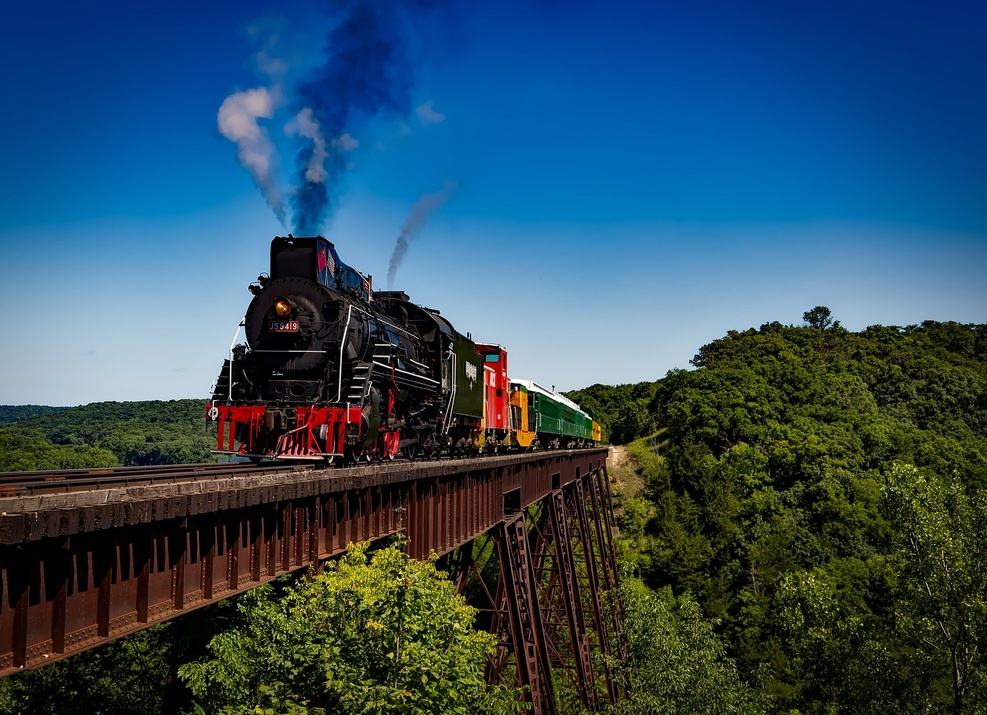
#> input picture Data/train.jpg, 987 x 715 px, shrunk from 1920 x 1392 before the run, found by its file name
$ python img4.py
#> lines starting #> are read from the running program, lines starting #| are printed output that depends on the picture
from PIL import Image
img = Image.open("data/train.jpg")
#> img is the input picture: PIL image 987x715 RGB; mean R, G, B 47.9, 77.1, 94
width, height = img.size
#> width = 987; height = 715
data = img.getdata()
R = []
G = []
B = []
for i in data:
    R.append((i[0], 0, 0))
    G.append((0, i[1], 0))
    B.append((0, 0, i[2]))
#> this loop made 705705 passes
#> i on passes 1 to 3: (0, 41, 117), (0, 41, 117), (0, 41, 117)
#> after the loop, B = 705705 items; G = 705705 items; R = 705705 items
# [5 lines of commented-out code are left out]
imgR = Image.new(mode = "RGB", size = (width, height))
#> imgR: PIL image 987x715 RGB; every value is 0
imgG = Image.new(mode = "RGB", size = (width, height))
imgB = Image.new(mode = "RGB", size = (width, height))
imgR.putdata(R)
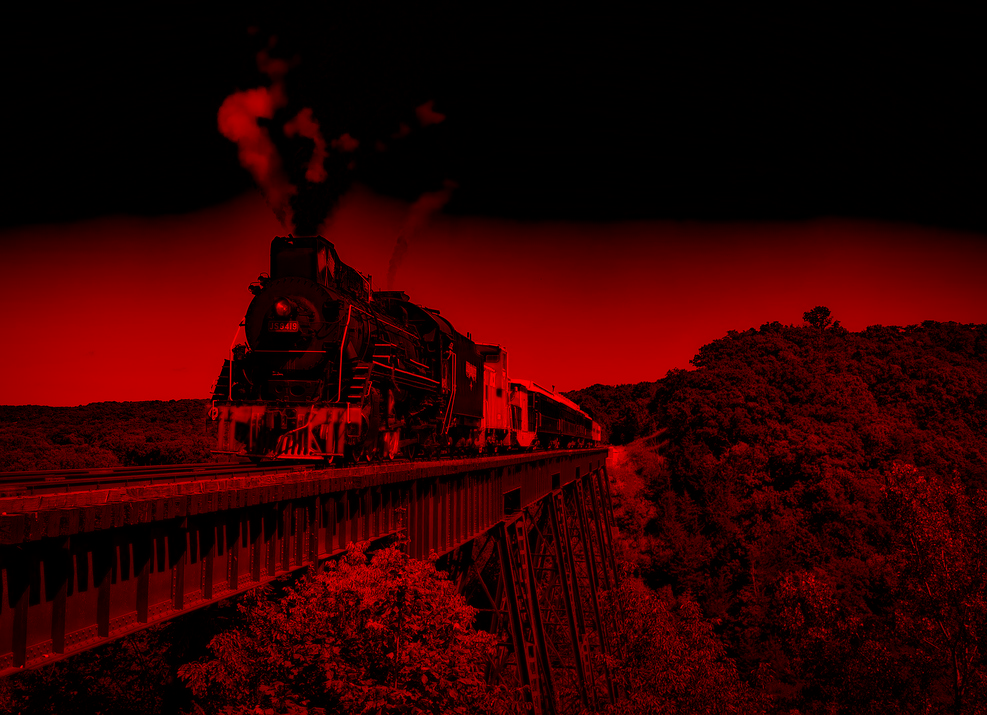
#> imgR: PIL image 987x715 RGB; mean R, G, B 47.9, 0, 0
imgG.putdata(G)
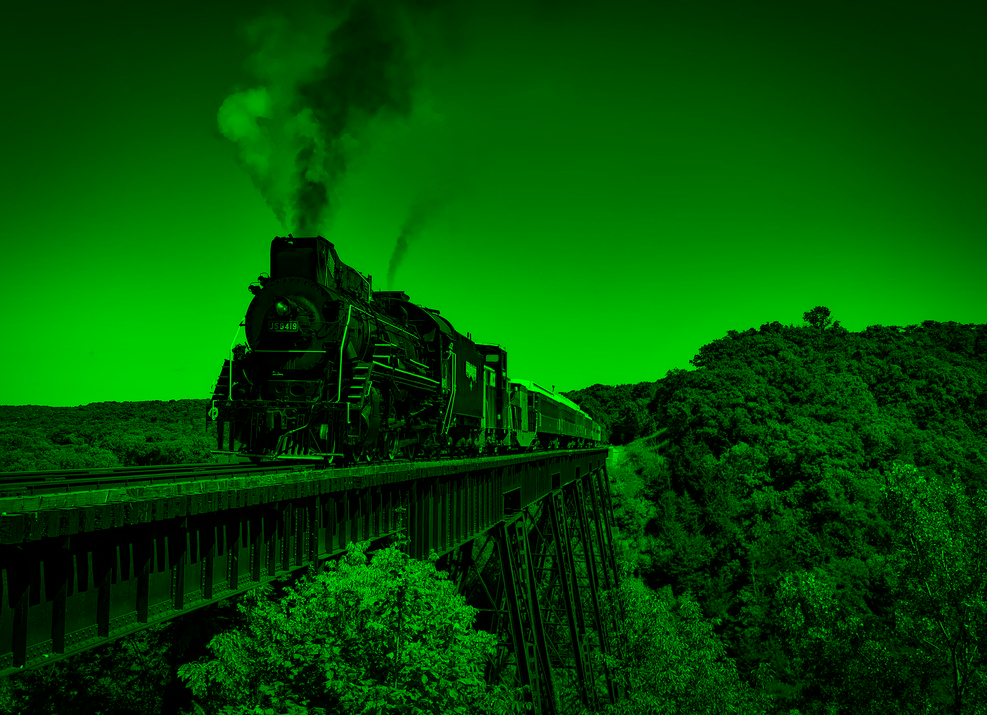
#> imgG: PIL image 987x715 RGB; mean R, G, B 0, 77.1, 0
imgB.putdata(B)
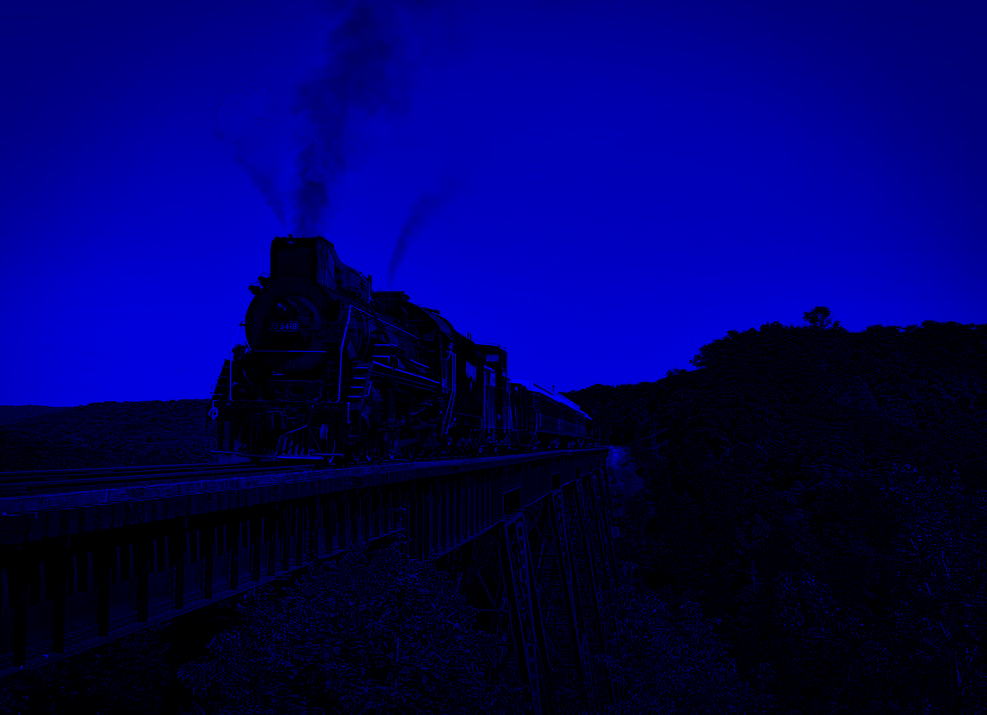
#> imgB: PIL image 987x715 RGB; mean R, G, B 0, 0, 94
imgR.show()
imgG.show()
imgB.show()

$ run again, with Data/land0.jpg copied over Data/train.jpg
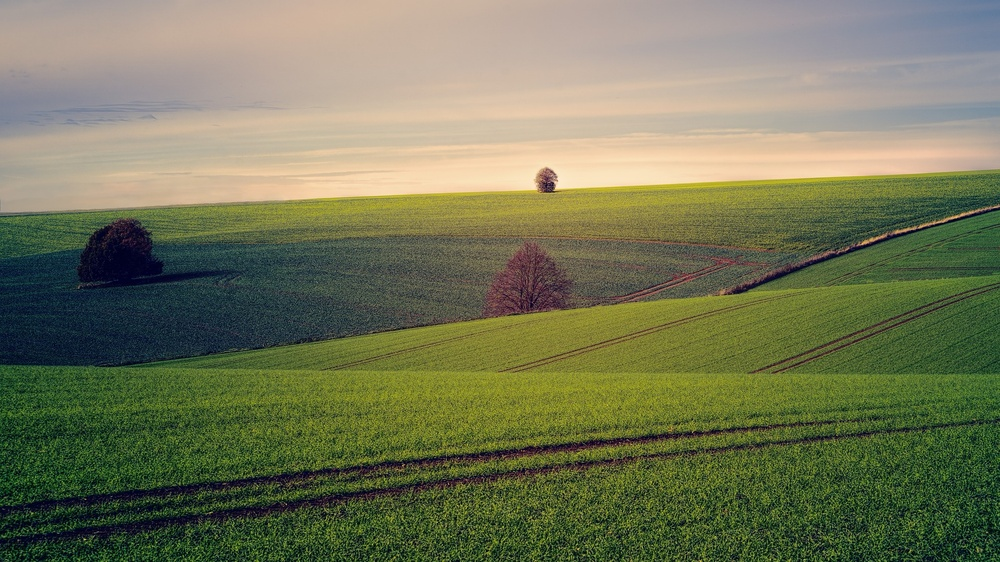
#> input picture Data/land0.jpg, 1000 x 562 px, shrunk from 1920 x 1080 before the run, found by its file name
#> img is the input picture: PIL image 1000x562 RGB; mean R, G, B 115.3, 119.2, 87.5
#> the loop `for i in data:` made 562000 passes
#> i on passes 1 to 3: (150, 149, 154), (150, 149, 154), (151, 151, 153)
#> after the loop `for i in data:`: B = 562000 items
#> `imgG.putdata(G)`:
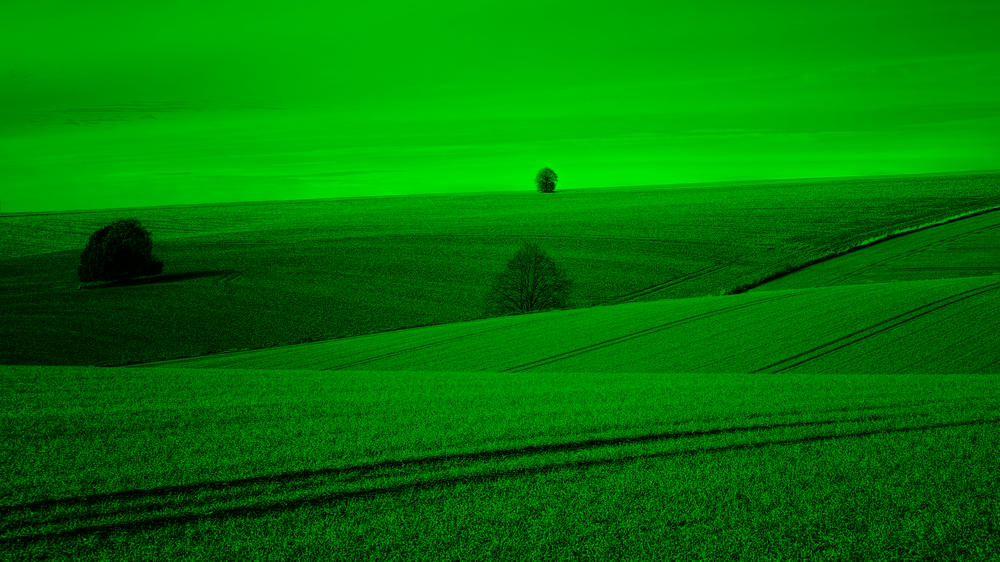
#> imgG: PIL image 1000x562 RGB; mean R, G, B 0, 119.2, 0
#> `imgB.putdata(B)`:
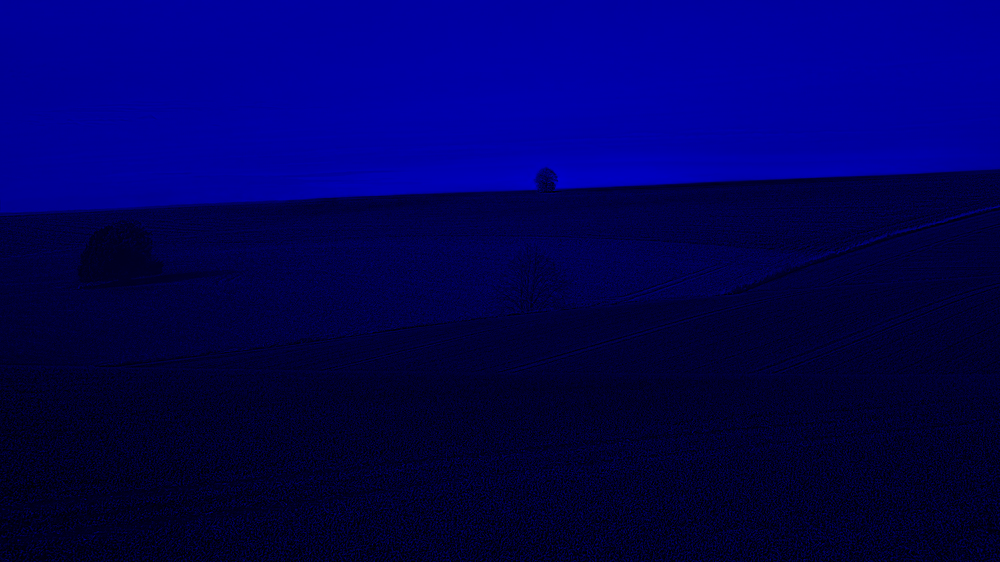
#> imgB: PIL image 1000x562 RGB; mean R, G, B 0, 0, 87.5
